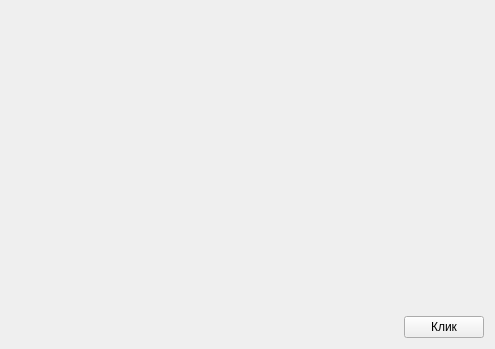
<?xml version="1.0" encoding="UTF-8"?>
<ui version="4.0">
 <class>Form</class>
 <widget class="QWidget" name="Form">
  <property name="geometry">
   <rect>
    <x>0</x>
    <y>0</y>
    <width>495</width>
    <height>349</height>
   </rect>
  </property>
  <property name="windowTitle">
   <string>Form</string>
  </property>
  <layout class="QVBoxLayout" name="verticalLayout">
   <item>
    <spacer name="verticalSpacer">
     <property name="orientation">
      <enum>Qt::Vertical</enum>
     </property>
     <property name="sizeHint" stdset="0">
      <size>
       <width>20</width>
       <height>287</height>
      </size>
     </property>
    </spacer>
   </item>
   <item>
    <layout class="QHBoxLayout" name="horizontalLayout">
     <item>
      <spacer name="horizontalSpacer">
       <property name="orientation">
        <enum>Qt::Horizontal</enum>
       </property>
       <property name="sizeHint" stdset="0">
        <size>
         <width>40</width>
         <height>20</height>
        </size>
       </property>
      </spacer>
     </item>
     <item>
      <widget class="QPushButton" name="pb">
       <property name="text">
        <string>Клик</string>
       </property>
      </widget>
     </item>
    </layout>
   </item>
  </layout>
 </widget>
 <resources/>
 <connections/>
</ui>
